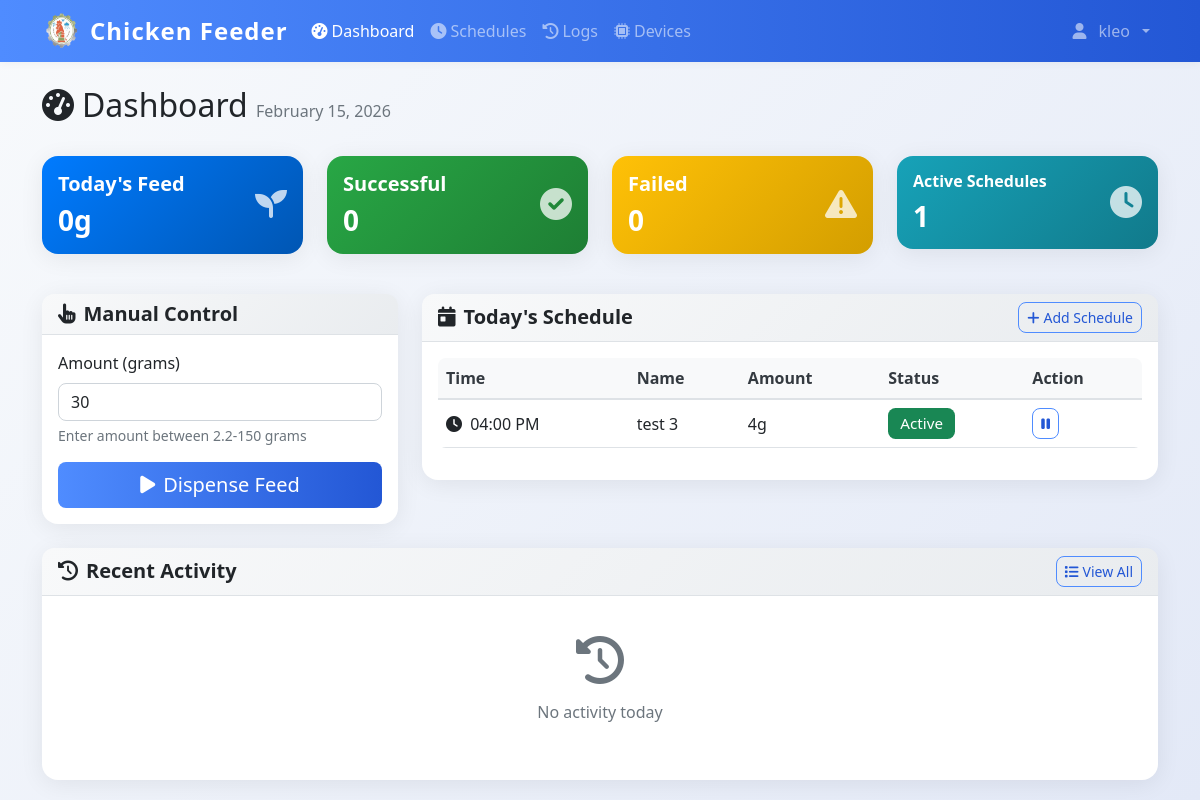
/dashboard (signed in), run on an earlier commit of the app's database.
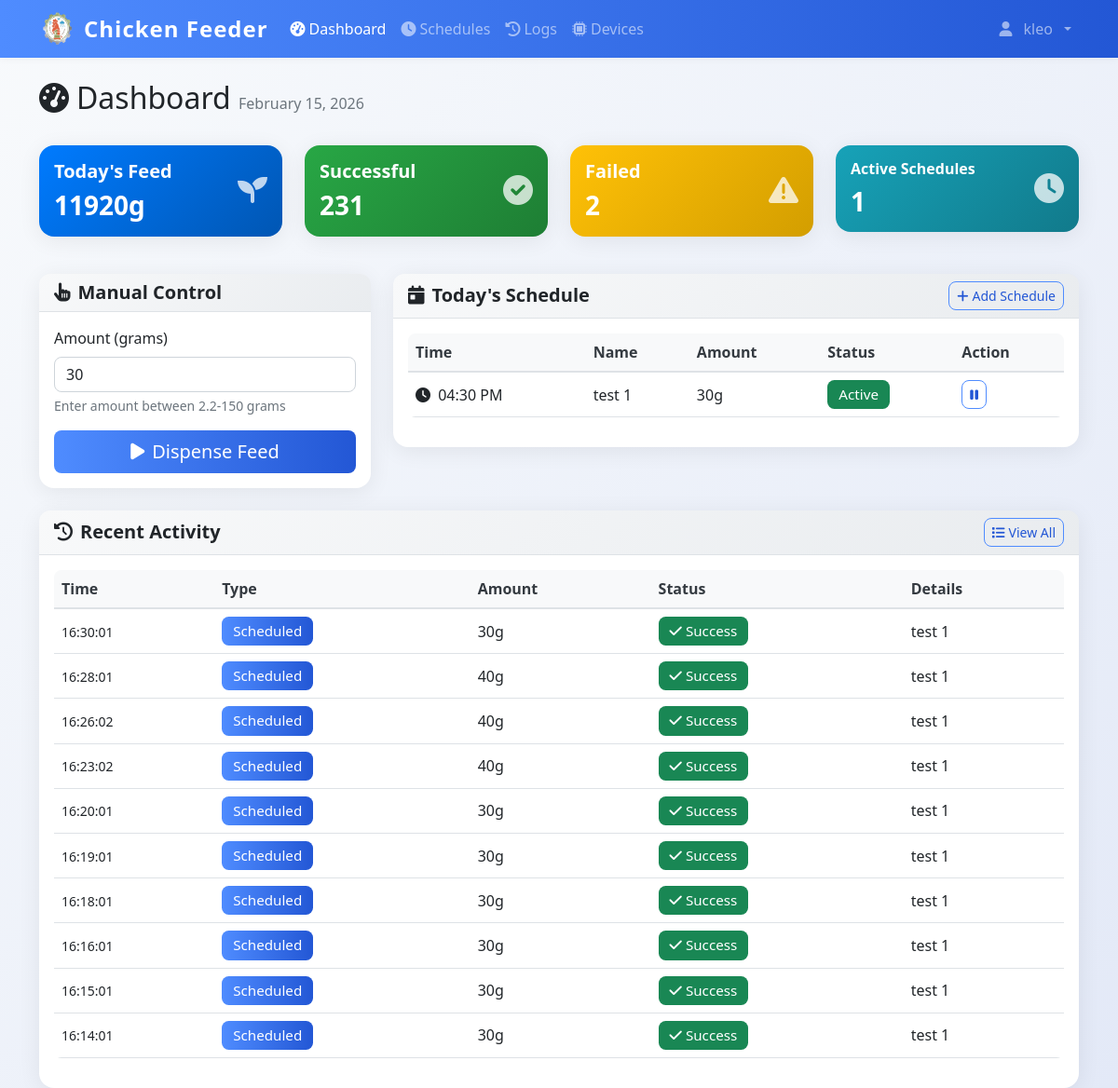
And on a later commit of the database.
### models.py (models this page shows)
class User(UserMixin, db.Model):
    id = db.Column(db.Integer, primary_key=True)
    username = db.Column(db.String(80), unique=True, nullable=False)
    email = db.Column(db.String(120), unique=True, nullable=False)
    password_hash = db.Column(db.String(120), nullable=False)
    iot_device_url = db.Column(db.String(255), nullable=True)  # e.g., 'http://192.168.1.100:5000' or 'pi_klei'
    is_admin = db.Column(db.Boolean, default=True)
    created_at = db.Column(db.DateTime, default=datetime.now)

class FeedSchedule(db.Model):
    id = db.Column(db.Integer, primary_key=True)
    name = db.Column(db.String(100), nullable=False)
    feed_time = db.Column(db.Time, nullable=False)
    amount_grams = db.Column(db.Integer, nullable=False)
    is_active = db.Column(db.Boolean, default=True)
    created_by = db.Column(db.Integer, db.ForeignKey('user.id'), nullable=False)
    created_at = db.Column(db.DateTime, default=datetime.now)
    user = db.relationship('User', backref=db.backref('schedules', lazy=True))

class DispenseLog(db.Model):
    id = db.Column(db.Integer, primary_key=True)
    timestamp = db.Column(db.DateTime, default=datetime.now, nullable=False)
    amount_grams = db.Column(db.Integer, nullable=False)
    trigger_type = db.Column(db.String(20), nullable=False)
    schedule_id = db.Column(db.Integer, db.ForeignKey('feed_schedule.id'), nullable=True)
    status = db.Column(db.String(20), default='success')
    error_message = db.Column(db.Text, nullable=True)
    image_path = db.Column(db.String(255), nullable=True)  # Path to captured feed image
    pellet_count = db.Column(db.Integer, nullable=True)  # Number of pellets detected in image
    grams_detected = db.Column(db.Float, nullable=True)  # Estimated grams of pellets in feeder
    grams_dispensed = db.Column(db.Integer, nullable=True)  # Actual amount dispensed by servo
    triggered_by = db.Column(db.Integer, db.ForeignKey('user.id'), nullable=True)
    schedule = db.relationship('FeedSchedule', backref=db.backref('dispense_logs', lazy=True))
    user = db.relationship('User', backref=db.backref('dispense_logs', lazy=True))

### app.py (the view)
@app.route('/dashboard', methods=['GET', 'POST'])
@login_required
def dashboard():
    from utils.model_utils import get_feed_ratio
    today_schedules = FeedSchedule.query.filter_by(created_by=current_user.id, is_active=True).order_by(FeedSchedule.feed_time).all()
    today_start = datetime.now().replace(hour=0, minute=0, second=0, microsecond=0)
    today_logs = DispenseLog.query.filter(
        DispenseLog.timestamp >= today_start,
        DispenseLog.triggered_by == current_user.id
    ).order_by(DispenseLog.timestamp.desc()).all()
    total_today = sum(log.amount_grams for log in today_logs if log.status == 'success')
    feed_config = get_feed_ratio()
    gps = feed_config.get('grams_per_second', 2.0)
    min_grams = max(1, round(0.1 * gps, 1))
    return render_template('dashboard.html',
                         schedules=today_schedules,
                         logs=today_logs,
                         total_today=total_today,
                         min_grams=min_grams)

### templates/dashboard.html (shortened to what this page needs)
{% extends "base.html" %}
{% block content %}
<div class="container mt-4">
    <div class="row mb-4">
    <div class="col">
        <h1 class="h2">
            <i class="fas fa-tachometer-alt me-2"></i>Dashboard
            <span class="text-muted fs-6">{{ datetime.now().strftime('%B %d, %Y') }}</span>
        </h1>
    </div>
</div>
<div class="row mb-4">
    <div class="col-md-3 mb-3">
        <div class="card bg-primary text-white">
            <div class="card-body">
                <div class="d-flex justify-content-between">
                    <div>
                        <h5 class="card-title">Today's Feed</h5>
                        <h3 class="mb-0" id="total-today">{{ total_today }}g</h3>
                    </div>
                    <div class="align-self-center">
                        <i class="fas fa-seedling fa-2x opacity-75"></i>
                    </div>
                </div>
            </div>
        </div>
    </div>
    <div class="col-md-3 mb-3">
        <div class="card bg-success text-white">
            <div class="card-body">
                <div class="d-flex justify-content-between">
                    <div>
                        <h5 class="card-title">Successful</h5>
                        <h3 class="mb-0" id="successful-today">{{ logs|selectattr('status', 'equalto', 'success')|list|length }}</h3>
                    </div>
                    <div class="align-self-center">
                        <i class="fas fa-check-circle fa-2x opacity-75"></i>
                    </div>
                </div>
            </div>
        </div>
    </div>
    <div class="col-md-3 mb-3">
        <div class="card bg-warning text-white">
            <div class="card-body">
                <div class="d-flex justify-content-between">
                    <div>
                        <h5 class="card-title">Failed</h5>
                        <h3 class="mb-0" id="failed-today">{{ logs|selectattr('status', 'equalto', 'failure')|list|length }}</h3>
                    </div>
                    <div class="align-self-center">
                        <i class="fas fa-exclamation-triangle fa-2x opacity-75"></i>
                    </div>
                </div>
            </div>
        </div>
    </div>
    <div class="col-md-3 mb-3">
        <div class="card bg-info text-white">
            <div class="card-body">
                <div class="d-flex justify-content-between">
                    <div>
                        <h5 class="card-title fs-6">Active Schedules</h5>
                        <h3 class="mb-0">{{ schedules|selectattr('is_active')|list|length }}</h3>
                    </div>
                    <div class="align-self-center">
                        <i class="fas fa-clock fa-2x opacity-75"></i>
                    </div>
                </div>
            </div>
        </div>
    </div>
</div>
<div class="row">
    <div class="col-lg-4 mb-4">
        <div class="card">
            <div class="card-header">
                <h5 class="card-title mb-0">
                    <i class="fas fa-hand-pointer me-2"></i>Manual Control
                </h5>
            </div>
            <div class="card-body">
                <form id="manual-dispense-form">
                    <div class="mb-3">
                        <label for="amount" class="form-label">Amount (grams)</label>
                        <input type="number" class="form-control" id="amount" min="{{ min_grams }}" max="150" value="30" step="0.1" required>
                        <div class="form-text">Enter amount between {{ min_grams }}-150 grams</div>
                    </div>
                    <div class="d-grid">
                        <button type="submit" class="btn btn-primary btn-lg" id="dispense-btn">
                            <i class="fas fa-play me-2"></i>Dispense Feed
                        </button>
                    </div>
                </form>
            </div>
        </div>
    </div>
    <div class="col-lg-8 mb-4">
        <div class="card">
            <div class="card-header d-flex justify-content-between align-items-center">
                <h5 class="card-title mb-0">
                    <i class="fas fa-calendar-day me-2"></i>Today's Schedule
                </h5>
                <a href="{{ url_for('schedules') }}" class="btn btn-outline-primary btn-sm">
                    <i class="fas fa-plus me-1"></i>Add Schedule
                </a>
            </div>
            <div class="card-body">
                {% if schedules %}
                <div class="table-responsive">
                    <table class="table table-hover">
                        <thead>
                            <tr>
                                <th>Time</th>
                                <th>Name</th>
                                <th>Amount</th>
                                <th>Status</th>
                                <th>Action</th>
                            </tr>
                        </thead>
                        <tbody>
                            {% for schedule in schedules %}
                            <tr>
                                <td>
                                    <i class="fas fa-clock me-1"></i>
                                    {{ schedule.feed_time.strftime('%I:%M %p') }}
                                </td>
                                <td>{{ schedule.name }}</td>
                                <td>{{ schedule.amount_grams }}g</td>
                                <td>
                                    {% if schedule.is_active %}
                                        <span class="badge bg-success">Active</span>
                                    {% else %}
                                        <span class="badge bg-secondary">Inactive</span>
                                    {% endif %}
                                </td>
                                <td>
                                    <button class="btn btn-sm btn-outline-primary"
                                            onclick="toggleSchedule({{ schedule.id }})">
                                        {% if schedule.is_active %}
                                            <i class="fas fa-pause"></i>
                                        {% else %}
                                            <i class="fas fa-play"></i>
                                        {% endif %}
                                    </button>
                                </td>
                            </tr>
                            {% endfor %}
                        </tbody>
                    </table>
                </div>
                {% endif %}
            </div>
        </div>
    </div>
</div>
<div class="row">
    <div class="col-12">
        <div class="card">
            <div class="card-header d-flex justify-content-between align-items-center">
                <h5 class="card-title mb-0">
                    <i class="fas fa-history me-2"></i>Recent Activity
                </h5>
                <a href="{{ url_for('logs') }}" class="btn btn-outline-primary btn-sm">
                    <i class="fas fa-list me-1"></i>View All
                </a>
            </div>
            <div class="card-body">
                {% if logs %}
                <div class="table-responsive">
                    <table class="table table-hover">
                        <thead>
                            <tr>
                                <th>Time</th>
                                <th>Type</th>
                                <th>Amount</th>
                                <th>Status</th>
                                <th>Details</th>
                            </tr>
                        </thead>
                        <tbody>
                            {% for log in logs[:10] %}
                            <tr>
                                <td>
                                    <small>{{ log.timestamp.strftime('%H:%M:%S') }}</small>
                                </td>
                                <td>
                                    {% if log.trigger_type == 'manual' %}
                                        <span class="badge bg-info">Manual</span>
                                    {% else %}
                                        <span class="badge bg-primary">Scheduled</span>
                                    {% endif %}
                                </td>
                                <td>{{ log.amount_grams }}g</td>
                                <td>
                                    {% if log.status == 'success' %}
                                        <span class="badge bg-success">
                                            <i class="fas fa-check me-1"></i>Success
                                        </span>
                                    {% else %}
                                        <span class="badge bg-danger">
                                            <i class="fas fa-times me-1"></i>Failed
                                        </span>
                                    {% endif %}
                                </td>
                                <td style="max-width: 300px;">
                                    {% if log.schedule %}
                                        {{ log.schedule.name }}
                                    {% elif log.error_message %}
                                        <small class="text-danger" title="{{ log.error_message }}" style="cursor: help;">
                                            {{ log.error_message[:100] }}{% if log.error_message|length > 100 %}...{% endif %}
                                        </small>
                                    {% else %}
                                        -
                                    {% endif %}
                                </td>
                            </tr>
                            {% endfor %}
                        </tbody>
                    </table>
                </div>
                {% else %}
                <div class="text-center text-muted py-4">
                    <i class="fas fa-history fa-3x mb-3"></i>
                    <p>No activity today</p>
                </div>
                {% endif %}
            </div>
        </div>
    </div>
</div>
</div>
{% endblock %}

### templates/base.html (shortened to what this page needs)
<!DOCTYPE html>
<html lang="en">
<head>
    <link href="https://cdn.jsdelivr.net/npm/bootstrap@5.1.3/dist/css/bootstrap.min.css" rel="stylesheet">
    <link href="https://cdnjs.cloudflare.com/ajax/libs/font-awesome/6.0.0/css/all.min.css" rel="stylesheet">
    <link href="{{ url_for('static', filename='css/style.css') }}" rel="stylesheet">
</head>
<body>
    {% if current_user.is_authenticated %}
    <nav class="navbar navbar-expand-lg navbar-dark bg-primary">
        <div class="container">
            <div class="d-flex align-items-center gap-2">
                <img src="{{ url_for('static', filename='img/chicken-logo.png') }}" alt="Logo" style="width:40px;height:40px;" >
                <a class="navbar-brand" href="{{ url_for('dashboard') }}">
                   Chicken Feeder
                </a>
            </div>
            <div class="collapse navbar-collapse" id="navbarNav">
                <ul class="navbar-nav me-auto">
                    <li class="nav-item">
                        <a class="nav-link {% if request.endpoint == 'dashboard' %}active{% endif %}"
                           href="{{ url_for('dashboard') }}">
                            <i class="fas fa-tachometer-alt me-1"></i>Dashboard
                        </a>
                    </li>
                    <li class="nav-item">
                        <a class="nav-link {% if request.endpoint in ['schedules', 'add_schedule'] %}active{% endif %}"
                           href="{{ url_for('schedules') }}">
                            <i class="fas fa-clock me-1"></i>Schedules
                        </a>
                    </li>
                    <li class="nav-item">
                        <a class="nav-link {% if request.endpoint == 'logs' %}active{% endif %}"
                           href="{{ url_for('logs') }}">
                            <i class="fas fa-history me-1"></i>Logs
                        </a>
                    </li>
                    <li class="nav-item">
                        <a class="nav-link {% if request.endpoint in ['devices', 'add_device'] %}active{% endif %}"
                           href="{{ url_for('devices') }}">
                            <i class="fas fa-microchip me-1"></i>Devices
                        </a>
                    </li>
                </ul>
                <ul class="navbar-nav">
                    <li class="nav-item dropdown">
                        <a class="nav-link dropdown-toggle d-flex align-items-center gap-2" href="#" id="navbarDropdown" role="button"
                           data-bs-toggle="dropdown" aria-expanded="false">
                            <i class="fas fa-user me-1 "></i>{{ current_user.username }}
                        </a>
                    </li>
                </ul>
            </div>
        </div>
    </nav>
    {% endif %}
    <main class="container-fluid align-items-center">
        {% block content %}{% endblock %}
    </main>
</body>
</html>

What changed in the data, as far as the page shows it:
changed FeedSchedule: feed_time "04:00 PM" → "04:30 PM"; name "test 3" → "test 1"; amount_grams "4" → "30"
added DispenseLog: timestamp "16:30:01", trigger_type "Scheduled", amount_grams "30", status "success" (drawn), schedule.name "test 1"
added DispenseLog: timestamp "16:28:01", trigger_type "Scheduled", amount_grams "40", status "success" (drawn), schedule.name "test 1"
added DispenseLog: timestamp "16:26:02", trigger_type "Scheduled", amount_grams "40", status "success" (drawn), schedule.name "test 1"
added DispenseLog: timestamp "16:23:02", trigger_type "Scheduled", amount_grams "40", status "success" (drawn), schedule.name "test 1"
added DispenseLog: timestamp "16:20:01", trigger_type "Scheduled", amount_grams "30", status "success" (drawn), schedule.name "test 1"
added DispenseLog: timestamp "16:19:01", trigger_type "Scheduled", amount_grams "30", status "success" (drawn), schedule.name "test 1"
added DispenseLog: timestamp "16:18:01", trigger_type "Scheduled", amount_grams "30", status "success" (drawn), schedule.name "test 1"
added DispenseLog: timestamp "16:16:01", trigger_type "Scheduled", amount_grams "30", status "success" (drawn), schedule.name "test 1"
added DispenseLog: timestamp "16:15:01", trigger_type "Scheduled", amount_grams "30", status "success" (drawn), schedule.name "test 1"
added DispenseLog: timestamp "16:14:01", trigger_type "Scheduled", amount_grams "30", status "success" (drawn), schedule.name "test 1"
Also different on the page:
{{ total_today }}: "0" → "11920"
{{ logs|selectattr('status', 'equalto', 'success')|list|length }}: "0" → "231"
{{ logs|selectattr('status', 'equalto', 'failure')|list|length }}: "0" → "2"
text no longer shown: "No activity today"
text now shown: "Time Type Amount Status Details"
